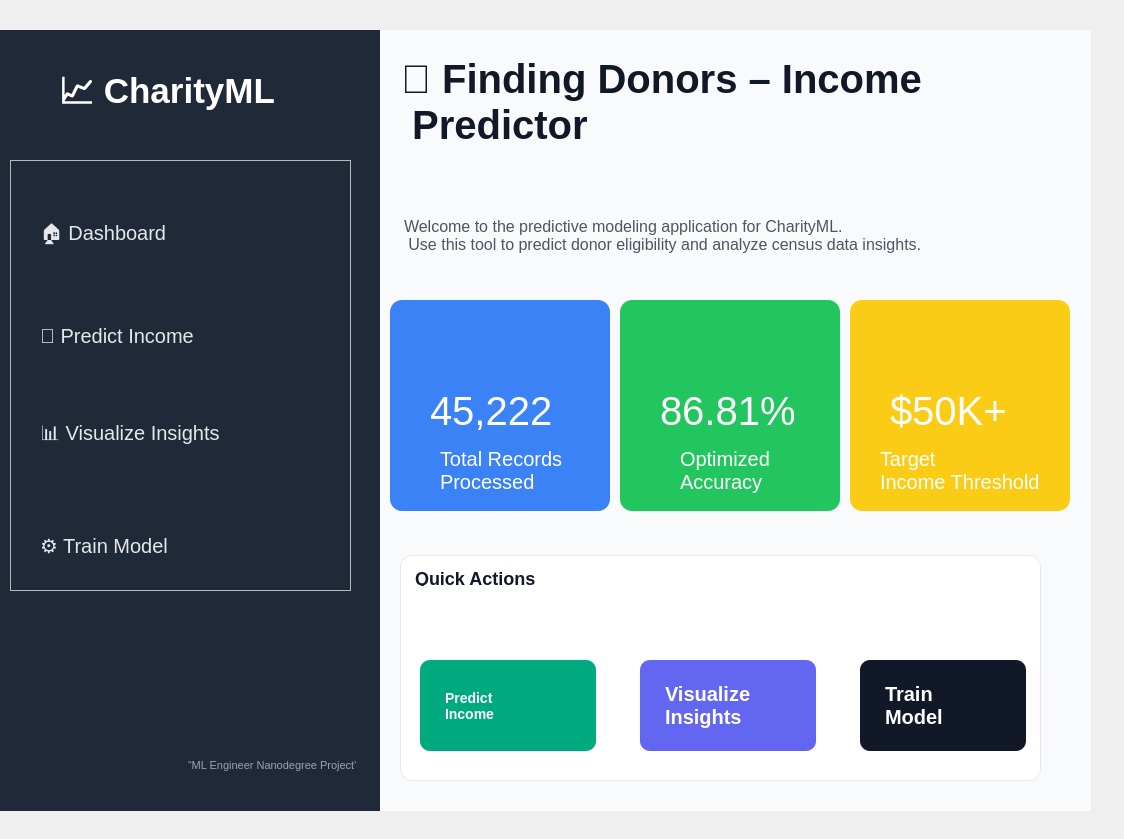
<?xml version="1.0" encoding="UTF-8"?>
<ui version="4.0">
 <class>Form</class>
 <widget class="QWidget" name="Form">
  <property name="geometry">
   <rect>
    <x>0</x>
    <y>0</y>
    <width>1124</width>
    <height>839</height>
   </rect>
  </property>
  <property name="windowTitle">
   <string>Form</string>
  </property>
  <property name="toolTip">
   <string>&lt;html&gt;&lt;head/&gt;&lt;body&gt;&lt;p&gt;Finding Dondors&lt;/p&gt;&lt;p&gt;&lt;br/&gt;&lt;/p&gt;&lt;/body&gt;&lt;/html&gt;</string>
  </property>
  <property name="styleSheet">
   <string notr="true"/>
  </property>
  <widget class="QWidget" name="Finding_Dondors" native="true">
   <property name="geometry">
    <rect>
     <x>-20</x>
     <y>10</y>
     <width>1141</width>
     <height>871</height>
    </rect>
   </property>
   <property name="styleSheet">
    <string notr="true">/* 🌙 General UI */
QMainWindow {
    background-color: #f0f4f8;
    font-family: &quot;Inter&quot;, &quot;Segoe UI&quot;, sans-serif;
}

/* 🌊 Sidebar */
#sidebarFrame {
    background-color: #1f2937;
    border-radius: 15px 0 0 15px;
    color: white;
    min-width: 250px;
}

#lblLogo {
    font-size: 22px;
    font-weight: 700;
    color: white;
    padding: 20px;
    border: none;
}

#lblFooter {
    font-size: 11px;
    color: #9ca3af;
    padding: 10px;
}

/* 🌈 Navigation Buttons */
QPushButton {
    background-color: transparent;
    color: white;
    text-align: left;
    padding: 12px 24px;
    border: none;
    font-size: 15px;
    border-radius: 8px;
}

QPushButton:hover {
    background-color: #374151;
    color: #38bdf8;
}

QPushButton:checked, QPushButton:focus {
    background-color: #374151;
    color: #38bdf8;
    border-left: 3px solid #38bdf8;
}

/* 🧩 Main Content */
#contentFrame {
    background-color: #ffffff;
    border-radius: 0 15px 15px 0;
    padding: 25px;
}

/* 🏷️ Titles */
QLabel#lblTitle {
    font-size: 26px;
    font-weight: 800;
    color: #1f2937;
    border-bottom: 2px solid #e5e7eb;
    padding-bottom: 10px;
}

QLabel#lblDescription {
    font-size: 14px;
    color: #4b5563;
    margin-bottom: 20px;
}

/* 📊 Stat Cards */
QFrame#cardBlue {
    background-color: #3b82f6;
    border-radius: 12px;
    color: white;
    padding: 20px;
}

QFrame#cardGreen {
    background-color: #22c55e;
    border-radius: 12px;
    color: white;
    padding: 20px;
}

QFrame#cardYellow {
    background-color: #facc15;
    border-radius: 12px;
    color: white;
    padding: 20px;
}

QLabel#cardTitle {
    font-size: 32px;
    font-weight: 700;
}

QLabel#cardSubtitle {
    font-size: 13px;
    opacity: 0.9;
}

/* ⚡ Quick Actions */
QPushButton#btnQuick {
    font-size: 14px;
    font-weight: 600;
    padding: 10px 18px;
    border-radius: 8px;
    color: white;
}

#btnPredict { background-color: #0ea5e9; }
#btnVisual { background-color: #6366f1; }
#btnTrain { background-color: #374151; }

#btnPredict:hover { background-color: #0284c7; }
#btnVisual:hover { background-color: #4f46e5; }
#btnTrain:hover { background-color: #111827; }

/* 🧮 Forms */
QLineEdit, QComboBox, QSpinBox {
    border: 1px solid #d1d5db;
    border-radius: 6px;
    padding: 6px;
    background-color: #f9fafb;
}

QLineEdit:focus, QComboBox:focus {
    border: 1px solid #38bdf8;
    background-color: white;
}

/* 🧠 Result Gauge Placeholder */
QFrame#gaugeFrame {
    border: 2px solid #e5e7eb;
    border-radius: 12px;
    padding: 25px;
    background-color: #f9fafb;
}

/* 🧾 Visualization Section */
QFrame#chartFrame {
    background-color: #f3f4f6;
    border-radius: 12px;
    border: 1px solid #e5e7eb;
    padding: 20px;
}

QLabel#chartTitle {
    font-size: 16px;
    font-weight: 600;
    color: #374151;
}
</string>
   </property>
   <widget class="QWidget" name="horizontalLayoutWidget">
    <property name="geometry">
     <rect>
      <x>20</x>
      <y>20</y>
      <width>1091</width>
      <height>781</height>
     </rect>
    </property>
    <layout class="QHBoxLayout" name="horizontalLayout">
     <item>
      <widget class="QFrame" name="frame">
       <property name="frameShape">
        <enum>QFrame::StyledPanel</enum>
       </property>
       <property name="frameShadow">
        <enum>QFrame::Raised</enum>
       </property>
       <widget class="QFrame" name="sidebarFrame">
        <property name="geometry">
         <rect>
          <x>0</x>
          <y>-10</y>
          <width>381</width>
          <height>801</height>
         </rect>
        </property>
        <property name="minimumSize">
         <size>
          <width>270</width>
          <height>0</height>
         </size>
        </property>
        <property name="maximumSize">
         <size>
          <width>381</width>
          <height>16777215</height>
         </size>
        </property>
        <property name="styleSheet">
         <string notr="true">/* 🌙 SIDEBAR STYLE */

#sidebarFrame {
    background-color: #1f2937;     /* Dark gray */
    border-radius: 15px 0 0 15px;
    padding: 20px 10px;            /* Inner spacing */
    color: white;
}

/* 🧠 Logo */
#lblLogo {
    font-family: &quot;Poppins&quot;, &quot;Segoe UI&quot;, sans-serif;
    font-size: 35px;
    font-weight: 700;
    color: #ffffff;
    padding: 20px 10px;
    margin-bottom: 10px;
}

/* 🧭 Navigation Buttons */
#navFrame QPushButton {
    background-color: transparent;
    color: #e5e7eb;
    text-align: left;
    padding: 12px 20px;
    font-family: &quot;Inter&quot;, &quot;Segoe UI&quot;, sans-serif;
    font-size: 20px;
    border: none;
    border-radius: 8px;
}

#navFrame QPushButton:hover {
    background-color: #374151;
    color: #38bdf8; /* Sky blue */
}

#navFrame QPushButton:checked,
#navFrame QPushButton:focus {
    background-color: #374151;
    color: #38bdf8;
    border-left: 3px solid #38bdf8;
}

/* 🪶 Footer */
#lblFooter {
    font-size: 11px;
    color: #9ca3af;
    padding: 15px;
    font-family: &quot;Inter&quot;, sans-serif;
}
</string>
        </property>
        <property name="frameShape">
         <enum>QFrame::StyledPanel</enum>
        </property>
        <property name="frameShadow">
         <enum>QFrame::Raised</enum>
        </property>
        <widget class="QLabel" name="lblLogo">
         <property name="geometry">
          <rect>
           <x>40</x>
           <y>30</y>
           <width>321</width>
           <height>101</height>
          </rect>
         </property>
         <property name="text">
          <string>📈 CharityML</string>
         </property>
        </widget>
        <widget class="QFrame" name="navFrame">
         <property name="geometry">
          <rect>
           <x>10</x>
           <y>140</y>
           <width>341</width>
           <height>431</height>
          </rect>
         </property>
         <property name="frameShape">
          <enum>QFrame::StyledPanel</enum>
         </property>
         <property name="frameShadow">
          <enum>QFrame::Raised</enum>
         </property>
         <widget class="QPushButton" name="btn_nav_home">
          <property name="geometry">
           <rect>
            <x>10</x>
            <y>40</y>
            <width>301</width>
            <height>71</height>
           </rect>
          </property>
          <property name="text">
           <string>🏠 Dashboard</string>
          </property>
         </widget>
         <widget class="QPushButton" name="btn_nav_predict">
          <property name="geometry">
           <rect>
            <x>10</x>
            <y>140</y>
            <width>301</width>
            <height>71</height>
           </rect>
          </property>
          <property name="text">
           <string>🤖 Predict Income</string>
          </property>
         </widget>
         <widget class="QPushButton" name="btn_nav_visual">
          <property name="geometry">
           <rect>
            <x>10</x>
            <y>240</y>
            <width>301</width>
            <height>71</height>
           </rect>
          </property>
          <property name="text">
           <string>📊 Visualize Insights</string>
          </property>
         </widget>
         <widget class="QPushButton" name="btn_nav_train">
          <property name="geometry">
           <rect>
            <x>10</x>
            <y>350</y>
            <width>301</width>
            <height>71</height>
           </rect>
          </property>
          <property name="text">
           <string>⚙️ Train Model</string>
          </property>
         </widget>
        </widget>
        <widget class="QLabel" name="lblFooter">
         <property name="geometry">
          <rect>
           <x>170</x>
           <y>710</y>
           <width>201</width>
           <height>71</height>
          </rect>
         </property>
         <property name="text">
          <string>“ML Engineer Nanodegree Project”</string>
         </property>
        </widget>
       </widget>
       <widget class="QFrame" name="contentFrame">
        <property name="geometry">
         <rect>
          <x>380</x>
          <y>-10</y>
          <width>731</width>
          <height>801</height>
         </rect>
        </property>
        <property name="styleSheet">
         <string notr="true">/* 🌤️ MAIN CONTENT AREA */
#contentFrame {
    background-color: #f9fafb; /* light gray */
    border-radius: 0 15px 15px 0;
}

/* 🏷️ Title + Subtitle */
#lblTitle {
    font-family: &quot;Poppins&quot;, &quot;Segoe UI&quot;, sans-serif;
    font-size: 40px;
    font-weight: 700;
    color: #111827;
    padding-bottom: 5px;
}

#lblSubtitle {
    font-family:  &quot;Poppins&quot;, &quot;Segoe UI&quot;, sans-serif;
    font-size: 16px;
    color: #4b5563;
    max-width: 700px;
    margin-bottom: 20px;
}

/* 📊 Stats Cards */
#statsFrame {
    background: transparent;
    spacing: 15px;
}

#cardRecords, #cardAccuracy, #cardIncome {
    border-radius: 12px;
    padding: 20px;
    color: white;
    min-width: 180px;
    min-height: 120px;
}

#cardRecords {
    background-color: #3B82F6; /* blue */
}

#cardAccuracy {
    background-color: #22C55E; /* green */
}

#cardIncome {
    background-color: #FACC15; /* yellow */
    color: #111827;
}

/* Card Text */
#cardRecords QLabel, #cardAccuracy QLabel, #cardIncome QLabel {
    font-family: &quot;Poppins&quot;, sans-serif;
}

#cardRecords QLabel:first-child,
#cardAccuracy QLabel:first-child,
#cardIncome QLabel:first-child {
    font-size: 28px;
    font-weight: 700;
    margin-bottom: 5px;
}

#cardRecords QLabel:last-child,
#cardAccuracy QLabel:last-child,
#cardIncome QLabel:last-child {
    font-size: 13px;
}

/* ⚙️ Quick Actions */
#quickActionsFrame {
    background-color: white;
    border-radius: 12px;
    margin-top: 25px;
    padding: 20px;
    border: 1px solid #e5e7eb;
}

#quickActionsFrame QLabel {
    font-family: &quot;Poppins&quot;, sans-serif;
    font-size: 18px;
    font-weight: 600;
    color: #111827;
    margin-bottom: 15px;
}

#quickActionsFrame QPushButton {
    border: none;
    border-radius: 10px;
    font-family: &quot;Inter&quot;, sans-serif;
    font-weight: 600;
    font-size: 14px;
    padding: 15px 25px;
    color: white;
    margin-right: 15px;
}

#btnQuickPredict {
	
	background-color: rgb(0, 170, 127);
}

#btnQuickVisual {
    background-color: #6366F1;
}

#btnQuickTrain {
    background-color: #111827;
}

#quickActionsFrame QPushButton:hover {
    opacity: 0.85;
}
</string>
        </property>
        <property name="frameShape">
         <enum>QFrame::StyledPanel</enum>
        </property>
        <property name="frameShadow">
         <enum>QFrame::Raised</enum>
        </property>
        <widget class="QLabel" name="lblTitle">
         <property name="geometry">
          <rect>
           <x>10</x>
           <y>20</y>
           <width>631</width>
           <height>131</height>
          </rect>
         </property>
         <property name="text">
          <string>🎯 Finding Donors – Income 
 Predictor</string>
         </property>
        </widget>
        <widget class="QLabel" name="lblSubtitle">
         <property name="geometry">
          <rect>
           <x>20</x>
           <y>170</y>
           <width>521</width>
           <height>111</height>
          </rect>
         </property>
         <property name="text">
          <string>Welcome to the predictive modeling application for CharityML.
 Use this tool to predict donor eligibility and analyze census data insights.</string>
         </property>
        </widget>
        <widget class="QFrame" name="statsFrame">
         <property name="geometry">
          <rect>
           <x>0</x>
           <y>260</y>
           <width>701</width>
           <height>241</height>
          </rect>
         </property>
         <property name="styleSheet">
          <string notr="true">/* 📊 Stats Cards Container */
#statsFrame {
    background: transparent;
    spacing: 15px; /* space between cards */
}

/* 🟦 Blue Card – Records */
#cardRecords {
    background-color: #3B82F6; /* blue */
    border-radius: 12px;
    padding: 20px;
    min-width: 180px;
    min-height: 120px;
    color: white;
}

/* 🟩 Green Card – Accuracy */
#cardAccuracy {
    background-color: #22C55E; /* green */
    border-radius: 12px;
    padding: 20px;
    min-width: 180px;
    min-height: 120px;
    color: white;
}

/* 🟨 Yellow Card – Income */
#cardIncome {
    background-color: #FACC15; /* yellow */
    border-radius: 12px;
    padding: 20px;
    min-width: 180px;
    min-height: 120px;
    color: #111827; /* dark text for contrast */
}

/* Card Labels – All cards */
#cardRecords QLabel,
#cardAccuracy QLabel,
#cardIncome QLabel {
    font-family: &quot;Poppins&quot;, sans-serif;
}

/* Top label (number or icon) */
#cardRecords QLabel:first-child,
#cardAccuracy QLabel:first-child,
#cardIncome QLabel:first-child {
    font-size: 28px;
    font-weight: 700;
    margin-bottom: 5px;
    text-align: center;
}

/* Bottom label (description) */
#cardRecords QLabel:last-child,
#cardAccuracy QLabel:last-child,
#cardIncome QLabel:last-child {
    font-size: 13px;
    text-align: center;
    word-wrap: break-word; /* ensures text fits inside card */
}
</string>
         </property>
         <property name="frameShape">
          <enum>QFrame::StyledPanel</enum>
         </property>
         <property name="frameShadow">
          <enum>QFrame::Raised</enum>
         </property>
         <widget class="QWidget" name="cardRecords" native="true">
          <property name="geometry">
           <rect>
            <x>10</x>
            <y>20</y>
            <width>220</width>
            <height>211</height>
           </rect>
          </property>
          <property name="toolTip">
           <string>&lt;html&gt;&lt;head/&gt;&lt;body&gt;&lt;p&gt;“45,222 – Total Records Processed”&lt;/p&gt;&lt;/body&gt;&lt;/html&gt;</string>
          </property>
          <property name="whatsThis">
           <string>&lt;html&gt;&lt;head/&gt;&lt;body&gt;&lt;p&gt;“45,222 – Total Records Processed”&lt;/p&gt;&lt;/body&gt;&lt;/html&gt;</string>
          </property>
          <widget class="QLabel" name="label_3">
           <property name="geometry">
            <rect>
             <x>50</x>
             <y>140</y>
             <width>151</width>
             <height>61</height>
            </rect>
           </property>
           <property name="styleSheet">
            <string notr="true">color: rgb(255, 255, 255);
font-Size : 20px</string>
           </property>
           <property name="text">
            <string>Total Records 
Processed</string>
           </property>
          </widget>
          <widget class="QLabel" name="label_4">
           <property name="geometry">
            <rect>
             <x>60</x>
             <y>10</y>
             <width>81</width>
             <height>61</height>
            </rect>
           </property>
           <property name="text">
            <string/>
           </property>
           <property name="pixmap">
            <pixmap>../../../../../../../../../Downloads/users-solid.svg</pixmap>
           </property>
           <property name="scaledContents">
            <bool>true</bool>
           </property>
          </widget>
          <widget class="QLabel" name="label_5">
           <property name="geometry">
            <rect>
             <x>40</x>
             <y>80</y>
             <width>131</width>
             <height>61</height>
            </rect>
           </property>
           <property name="styleSheet">
            <string notr="true">color: rgb(255, 255, 255);
font-Size : 40px</string>
           </property>
           <property name="text">
            <string>45,222</string>
           </property>
          </widget>
         </widget>
         <widget class="QFrame" name="cardAccuracy">
          <property name="geometry">
           <rect>
            <x>240</x>
            <y>20</y>
            <width>220</width>
            <height>211</height>
           </rect>
          </property>
          <property name="frameShape">
           <enum>QFrame::StyledPanel</enum>
          </property>
          <property name="frameShadow">
           <enum>QFrame::Raised</enum>
          </property>
          <widget class="QLabel" name="label_6">
           <property name="geometry">
            <rect>
             <x>70</x>
             <y>10</y>
             <width>71</width>
             <height>61</height>
            </rect>
           </property>
           <property name="styleSheet">
            <string notr="true">color: rgb(255, 255, 255);</string>
           </property>
           <property name="text">
            <string/>
           </property>
           <property name="pixmap">
            <pixmap>../../../../../../../../../Downloads/medal-solid (4).svg</pixmap>
           </property>
           <property name="scaledContents">
            <bool>true</bool>
           </property>
          </widget>
          <widget class="QLabel" name="label_7">
           <property name="geometry">
            <rect>
             <x>40</x>
             <y>80</y>
             <width>141</width>
             <height>61</height>
            </rect>
           </property>
           <property name="styleSheet">
            <string notr="true">color: rgb(255, 255, 255);
font-Size : 40px</string>
           </property>
           <property name="text">
            <string>86.81%</string>
           </property>
          </widget>
          <widget class="QLabel" name="label_8">
           <property name="geometry">
            <rect>
             <x>60</x>
             <y>140</y>
             <width>111</width>
             <height>61</height>
            </rect>
           </property>
           <property name="styleSheet">
            <string notr="true">color: rgb(255, 255, 255);
font-Size : 20px</string>
           </property>
           <property name="text">
            <string>Optimized 
Accuracy</string>
           </property>
          </widget>
         </widget>
         <widget class="QFrame" name="cardIncome">
          <property name="geometry">
           <rect>
            <x>470</x>
            <y>20</y>
            <width>220</width>
            <height>211</height>
           </rect>
          </property>
          <property name="frameShape">
           <enum>QFrame::StyledPanel</enum>
          </property>
          <property name="frameShadow">
           <enum>QFrame::Raised</enum>
          </property>
          <widget class="QLabel" name="label_9">
           <property name="geometry">
            <rect>
             <x>60</x>
             <y>10</y>
             <width>71</width>
             <height>61</height>
            </rect>
           </property>
           <property name="styleSheet">
            <string notr="true">color: rgb(255, 255, 255);</string>
           </property>
           <property name="text">
            <string/>
           </property>
           <property name="pixmap">
            <pixmap>../../../../../../../../../Downloads/coins-solid.svg</pixmap>
           </property>
           <property name="scaledContents">
            <bool>true</bool>
           </property>
          </widget>
          <widget class="QLabel" name="label_10">
           <property name="geometry">
            <rect>
             <x>40</x>
             <y>80</y>
             <width>141</width>
             <height>61</height>
            </rect>
           </property>
           <property name="styleSheet">
            <string notr="true">color: rgb(255, 255, 255);
font-Size : 40px</string>
           </property>
           <property name="text">
            <string>$50K+</string>
           </property>
          </widget>
          <widget class="QLabel" name="label_11">
           <property name="geometry">
            <rect>
             <x>30</x>
             <y>140</y>
             <width>171</width>
             <height>61</height>
            </rect>
           </property>
           <property name="styleSheet">
            <string notr="true">color: rgb(255, 255, 255);
font-Size : 20px</string>
           </property>
           <property name="text">
            <string>Target 
Income Threshold</string>
           </property>
          </widget>
         </widget>
        </widget>
        <widget class="QFrame" name="quickActionsFrame">
         <property name="geometry">
          <rect>
           <x>20</x>
           <y>510</y>
           <width>641</width>
           <height>251</height>
          </rect>
         </property>
         <property name="frameShape">
          <enum>QFrame::StyledPanel</enum>
         </property>
         <property name="frameShadow">
          <enum>QFrame::Raised</enum>
         </property>
         <widget class="QLabel" name="label">
          <property name="geometry">
           <rect>
            <x>10</x>
            <y>40</y>
            <width>141</width>
            <height>31</height>
           </rect>
          </property>
          <property name="text">
           <string>Quick Actions</string>
          </property>
         </widget>
         <widget class="QPushButton" name="btnQuickPredict">
          <property name="geometry">
           <rect>
            <x>20</x>
            <y>130</y>
            <width>191</width>
            <height>91</height>
           </rect>
          </property>
          <property name="styleSheet">
           <string notr="true">QPushButton#btnQuickPredict {
    background-color: qlineargradient(x1:0, y1:0, x2:1, y2:1,
        stop:0 #4A00E0, stop:1 #8E2DE2);
    color: white;
    border: none;
    border-radius: 10px;
    font-size: 18px;
    padding: 10px 20px;
    font-weight:700;
    letter-spacing: 1px;
    transition: 0.3s;
}

QPushButton#btn_Quick_Predict:hover {
    background-color: qlineargradient(x1:0, y1:0, x2:1, y2:1,
        stop:0 #8E2DE2, stop:1 #4A00E0);
    transform: scale(1.05);
}

 font-weight:900;

</string>
          </property>
          <property name="text">
           <string>Predict 
Income</string>
          </property>
         </widget>
         <widget class="QPushButton" name="btnQuickVisual">
          <property name="geometry">
           <rect>
            <x>240</x>
            <y>130</y>
            <width>191</width>
            <height>91</height>
           </rect>
          </property>
          <property name="styleSheet">
           <string notr="true">font-size:20px;
font-weight:500</string>
          </property>
          <property name="text">
           <string>Visualize 
Insights</string>
          </property>
         </widget>
         <widget class="QPushButton" name="btnQuickTrain">
          <property name="geometry">
           <rect>
            <x>460</x>
            <y>130</y>
            <width>181</width>
            <height>91</height>
           </rect>
          </property>
          <property name="styleSheet">
           <string notr="true">font-size:20px;
font-weight:500</string>
          </property>
          <property name="text">
           <string>Train 
Model</string>
          </property>
         </widget>
         <widget class="QLabel" name="label_13">
          <property name="geometry">
           <rect>
            <x>360</x>
            <y>160</y>
            <width>41</width>
            <height>51</height>
           </rect>
          </property>
          <property name="text">
           <string/>
          </property>
          <property name="pixmap">
           <pixmap>../../../../../../../../../Downloads/eye-solid.svg</pixmap>
          </property>
          <property name="scaledContents">
           <bool>true</bool>
          </property>
         </widget>
         <widget class="QLabel" name="label_14">
          <property name="geometry">
           <rect>
            <x>560</x>
            <y>160</y>
            <width>41</width>
            <height>51</height>
           </rect>
          </property>
          <property name="text">
           <string/>
          </property>
          <property name="pixmap">
           <pixmap>../../../../../../../../../Downloads/gears-solid.svg</pixmap>
          </property>
          <property name="scaledContents">
           <bool>true</bool>
          </property>
         </widget>
         <widget class="QLabel" name="predict_button_2">
          <property name="geometry">
           <rect>
            <x>150</x>
            <y>160</y>
            <width>31</width>
            <height>51</height>
           </rect>
          </property>
          <property name="text">
           <string/>
          </property>
          <property name="pixmap">
           <pixmap>../../../../../../../../../Downloads/magnifying-glass-dollar-solid.svg</pixmap>
          </property>
          <property name="scaledContents">
           <bool>true</bool>
          </property>
         </widget>
        </widget>
       </widget>
      </widget>
     </item>
    </layout>
   </widget>
  </widget>
 </widget>
 <resources/>
 <connections/>
</ui>
